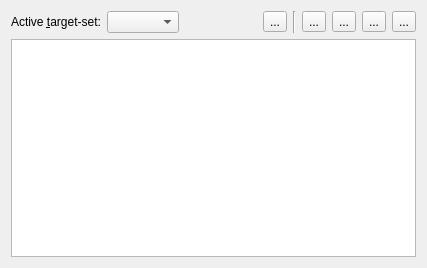
<?xml version="1.0" encoding="UTF-8"?>
<ui version="4.0">
 <class>TargetsUi</class>
 <widget class="QWidget" name="TargetsUi">
  <property name="geometry">
   <rect>
    <x>0</x>
    <y>0</y>
    <width>427</width>
    <height>268</height>
   </rect>
  </property>
  <layout class="QVBoxLayout" name="verticalLayout">
   <item>
    <layout class="QHBoxLayout" name="horizontalLayout">
     <item>
      <widget class="QLabel" name="targetLabel">
       <property name="text">
        <string>Active &amp;target-set:</string>
       </property>
       <property name="buddy">
        <cstring>targetCombo</cstring>
       </property>
      </widget>
     </item>
     <item>
      <widget class="QComboBox" name="targetCombo">
       <property name="toolTip">
        <string>Select active target set</string>
       </property>
      </widget>
     </item>
     <item>
      <spacer name="horizontalSpacer">
       <property name="orientation">
        <enum>Qt::Horizontal</enum>
       </property>
       <property name="sizeType">
        <enum>QSizePolicy::MinimumExpanding</enum>
       </property>
       <property name="sizeHint" stdset="0">
        <size>
         <width>40</width>
         <height>20</height>
        </size>
       </property>
      </spacer>
     </item>
     <item>
      <widget class="QToolButton" name="buildButton">
       <property name="toolTip">
        <string>Build selected target</string>
       </property>
       <property name="text">
        <string>...</string>
       </property>
       <property name="icon">
        <iconset theme="dialog-ok">
         <normaloff>.</normaloff>.</iconset>
       </property>
      </widget>
     </item>
     <item>
      <widget class="Line" name="line">
       <property name="orientation">
        <enum>Qt::Vertical</enum>
       </property>
      </widget>
     </item>
     <item>
      <widget class="QToolButton" name="addButton">
       <property name="toolTip">
        <string>Add new target</string>
       </property>
       <property name="text">
        <string>...</string>
       </property>
       <property name="icon">
        <iconset theme="list-add">
         <normaloff>.</normaloff>.</iconset>
       </property>
      </widget>
     </item>
     <item>
      <widget class="QToolButton" name="newTarget">
       <property name="toolTip">
        <string>Create new set of targets</string>
       </property>
       <property name="text">
        <string>...</string>
       </property>
       <property name="icon">
        <iconset theme="document-new">
         <normaloff>.</normaloff>.</iconset>
       </property>
      </widget>
     </item>
     <item>
      <widget class="QToolButton" name="copyTarget">
       <property name="toolTip">
        <string>Copy command or target set</string>
       </property>
       <property name="text">
        <string>...</string>
       </property>
       <property name="icon">
        <iconset theme="edit-copy">
         <normaloff>.</normaloff>.</iconset>
       </property>
      </widget>
     </item>
     <item>
      <widget class="QToolButton" name="deleteTarget">
       <property name="toolTip">
        <string>Delete current set of targets</string>
       </property>
       <property name="text">
        <string>...</string>
       </property>
       <property name="icon">
        <iconset theme="edit-delete">
         <normaloff>.</normaloff>.</iconset>
       </property>
      </widget>
     </item>
    </layout>
   </item>
   <item>
    <widget class="QTreeView" name="targetsView">
     <property name="alternatingRowColors">
      <bool>true</bool>
     </property>
    </widget>
   </item>
  </layout>
 </widget>
 <resources/>
 <connections/>
</ui>
